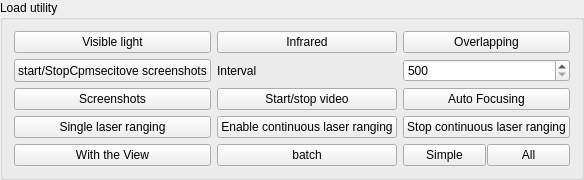
       <widget class="QGroupBox" name="groupBox_54_PayloadCommon_Common">
        <property name="sizePolicy">
         <sizepolicy hsizetype="Minimum" vsizetype="Minimum">
          <horstretch>0</horstretch>
          <verstretch>0</verstretch>
         </sizepolicy>
        </property>
        <property name="minimumSize">
         <size>
          <width>2</width>
          <height>2</height>
         </size>
        </property>
        <property name="title">
         <string>Load utility</string>
        </property>
        <layout class="QGridLayout" name="gridLayout_13">
         <item row="1" column="3">
          <widget class="QSpinBox" name="spinBox_54_StartStopContinueGrab_Common">
           <property name="sizePolicy">
            <sizepolicy hsizetype="Ignored" vsizetype="Minimum">
             <horstretch>0</horstretch>
             <verstretch>0</verstretch>
            </sizepolicy>
           </property>
           <property name="minimumSize">
            <size>
             <width>2</width>
             <height>2</height>
            </size>
           </property>
           <property name="minimum">
            <number>500</number>
           </property>
           <property name="maximum">
            <number>9999</number>
           </property>
          </widget>
         </item>
         <item row="1" column="2">
          <widget class="QLabel" name="label_54_StartStopContinueGrab_Common">
           <property name="sizePolicy">
            <sizepolicy hsizetype="Minimum" vsizetype="Minimum">
             <horstretch>0</horstretch>
             <verstretch>0</verstretch>
            </sizepolicy>
           </property>
           <property name="minimumSize">
            <size>
             <width>2</width>
             <height>2</height>
            </size>
           </property>
           <property name="text">
            <string>Interval</string>
           </property>
          </widget>
         </item>
         <item row="1" column="0">
          <widget class="QPushButton" name="pushButton_54_StartStopContinueGrab_Common">
           <property name="sizePolicy">
            <sizepolicy hsizetype="Minimum" vsizetype="Minimum">
             <horstretch>0</horstretch>
             <verstretch>0</verstretch>
            </sizepolicy>
           </property>
           <property name="minimumSize">
            <size>
             <width>2</width>
             <height>2</height>
            </size>
           </property>
           <property name="toolTip">
            <string>&lt;html&gt;&lt;head/&gt;&lt;body&gt;&lt;p&gt;开始/停止连续抓图 500~9999&lt;/p&gt;&lt;/body&gt;&lt;/html&gt;</string>
           </property>
           <property name="text">
            <string>start/StopCpmsecitove screenshots</string>
           </property>
          </widget>
         </item>
         <item row="0" column="0">
          <widget class="QPushButton" name="pushButton_54_InfraredLightSet_Light_Common">
           <property name="sizePolicy">
            <sizepolicy hsizetype="Minimum" vsizetype="Minimum">
             <horstretch>0</horstretch>
             <verstretch>0</verstretch>
            </sizepolicy>
           </property>
           <property name="minimumSize">
            <size>
             <width>2</width>
             <height>2</height>
            </size>
           </property>
           <property name="text">
            <string>Visible light</string>
           </property>
          </widget>
         </item>
         <item row="0" column="2">
          <widget class="QPushButton" name="pushButton_54_InfraredLightSet_Infrared_Common">
           <property name="sizePolicy">
            <sizepolicy hsizetype="Minimum" vsizetype="Minimum">
             <horstretch>0</horstretch>
             <verstretch>0</verstretch>
            </sizepolicy>
           </property>
           <property name="minimumSize">
            <size>
             <width>2</width>
             <height>2</height>
            </size>
           </property>
           <property name="text">
            <string>Infrared</string>
           </property>
          </widget>
         </item>
         <item row="0" column="3">
          <widget class="QPushButton" name="pushButton_54_InfraredLightSet_InfraredAndLight_Common">
           <property name="sizePolicy">
            <sizepolicy hsizetype="Minimum" vsizetype="Minimum">
             <horstretch>0</horstretch>
             <verstretch>0</verstretch>
            </sizepolicy>
           </property>
           <property name="minimumSize">
            <size>
             <width>2</width>
             <height>2</height>
            </size>
           </property>
           <property name="text">
            <string>Overlapping</string>
           </property>
          </widget>
         </item>
         <item row="4" column="3">
          <widget class="QPushButton" name="pushButton_54_StopContinueLaserTelemeter_Common">
           <property name="sizePolicy">
            <sizepolicy hsizetype="Minimum" vsizetype="Minimum">
             <horstretch>0</horstretch>
             <verstretch>0</verstretch>
            </sizepolicy>
           </property>
           <property name="minimumSize">
            <size>
             <width>2</width>
             <height>2</height>
            </size>
           </property>
           <property name="text">
            <string>Stop continuous laser ranging</string>
           </property>
          </widget>
         </item>
         <item row="4" column="2">
          <widget class="QPushButton" name="pushButton_54_StartContinueLaserTelemeter_Common">
           <property name="sizePolicy">
            <sizepolicy hsizetype="Minimum" vsizetype="Minimum">
             <horstretch>0</horstretch>
             <verstretch>0</verstretch>
            </sizepolicy>
           </property>
           <property name="minimumSize">
            <size>
             <width>2</width>
             <height>2</height>
            </size>
           </property>
           <property name="text">
            <string>Enable continuous laser ranging</string>
           </property>
          </widget>
         </item>
         <item row="4" column="0">
          <widget class="QPushButton" name="pushButton_54_SingleLaserTelemeter_Common">
           <property name="sizePolicy">
            <sizepolicy hsizetype="Minimum" vsizetype="Minimum">
             <horstretch>0</horstretch>
             <verstretch>0</verstretch>
            </sizepolicy>
           </property>
           <property name="minimumSize">
            <size>
             <width>2</width>
             <height>2</height>
            </size>
           </property>
           <property name="text">
            <string>Single laser ranging</string>
           </property>
          </widget>
         </item>
         <item row="3" column="0">
          <widget class="QPushButton" name="pushButton_54_Grab_Common">
           <property name="sizePolicy">
            <sizepolicy hsizetype="Minimum" vsizetype="Minimum">
             <horstretch>0</horstretch>
             <verstretch>0</verstretch>
            </sizepolicy>
           </property>
           <property name="minimumSize">
            <size>
             <width>2</width>
             <height>2</height>
            </size>
           </property>
           <property name="text">
            <string>Screenshots</string>
           </property>
          </widget>
         </item>
         <item row="3" column="2">
          <widget class="QPushButton" name="pushButton_54_StartStopRecodeVideo_Common">
           <property name="sizePolicy">
            <sizepolicy hsizetype="Minimum" vsizetype="Minimum">
             <horstretch>0</horstretch>
             <verstretch>0</verstretch>
            </sizepolicy>
           </property>
           <property name="minimumSize">
            <size>
             <width>2</width>
             <height>2</height>
            </size>
           </property>
           <property name="text">
            <string>Start/stop video</string>
           </property>
          </widget>
         </item>
         <item row="3" column="3">
          <widget class="QPushButton" name="pushButton_54_CommonCommand_AutoFocus_Common">
           <property name="sizePolicy">
            <sizepolicy hsizetype="Minimum" vsizetype="Minimum">
             <horstretch>0</horstretch>
             <verstretch>0</verstretch>
            </sizepolicy>
           </property>
           <property name="minimumSize">
            <size>
             <width>2</width>
             <height>2</height>
            </size>
           </property>
           <property name="text">
            <string>Auto Focusing</string>
           </property>
          </widget>
         </item>
         <item row="5" column="0">
          <widget class="QPushButton" name="pushButton_54_CommonCommand_SameView_Common">
           <property name="sizePolicy">
            <sizepolicy hsizetype="Minimum" vsizetype="Minimum">
             <horstretch>0</horstretch>
             <verstretch>0</verstretch>
            </sizepolicy>
           </property>
           <property name="minimumSize">
            <size>
             <width>2</width>
             <height>2</height>
            </size>
           </property>
           <property name="text">
            <string>With the View</string>
           </property>
          </widget>
         </item>
         <item row="5" column="2">
          <widget class="QPushButton" name="pushButton_54_CommonCommand_Batch_Common">
           <property name="sizePolicy">
            <sizepolicy hsizetype="Minimum" vsizetype="Minimum">
             <horstretch>0</horstretch>
             <verstretch>0</verstretch>
            </sizepolicy>
           </property>
           <property name="minimumSize">
            <size>
             <width>2</width>
             <height>2</height>
            </size>
           </property>
           <property name="text">
            <string>batch</string>
           </property>
          </widget>
         </item>
         <item row="5" column="3">
          <layout class="QHBoxLayout" name="horizontalLayout_5">
           <property name="spacing">
            <number>1</number>
           </property>
           <item>
            <widget class="QPushButton" name="pushButton_54_Common_All_Function_Switch_Simple">
             <property name="sizePolicy">
              <sizepolicy hsizetype="Ignored" vsizetype="Ignored">
               <horstretch>0</horstretch>
               <verstretch>0</verstretch>
              </sizepolicy>
             </property>
             <property name="text">
              <string>Simple</string>
             </property>
            </widget>
           </item>
           <item>
            <widget class="QPushButton" name="pushButton_54_Common_All_Function_Switch_All">
             <property name="sizePolicy">
              <sizepolicy hsizetype="Ignored" vsizetype="Ignored">
               <horstretch>0</horstretch>
               <verstretch>0</verstretch>
              </sizepolicy>
             </property>
             <property name="minimumSize">
              <size>
               <width>2</width>
               <height>2</height>
              </size>
             </property>
             <property name="text">
              <string>All</string>
             </property>
            </widget>
           </item>
          </layout>
         </item>
        </layout>
       </widget>
